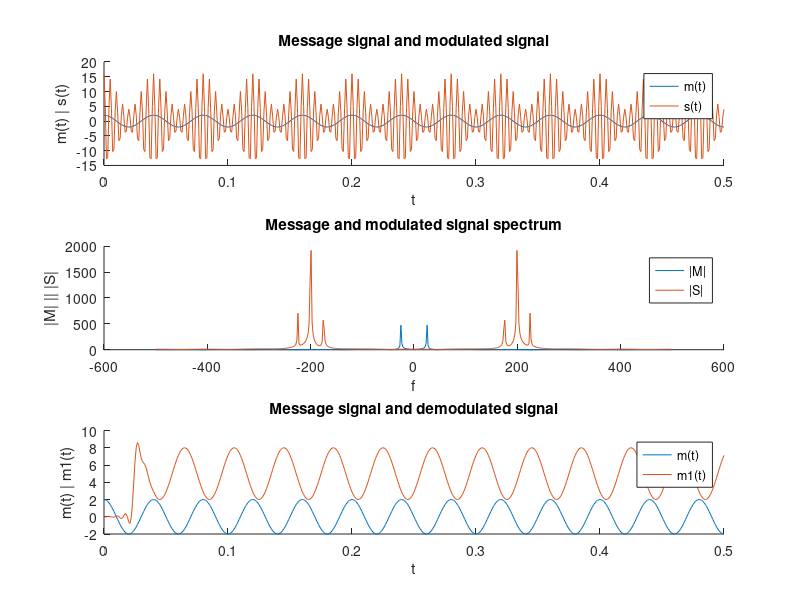

This figure's MATLAB source: (Note: this script raises an error after producing the figure.)
clc;
clear all;
close all;

% Intializing values
ac = 10;
fc = 200;
ts = 0.001;
ka = 0.3;
nlpf = 50;
bw = 150;

t = (0: ts : 0.5);
m = 2*cos(50*pi*t);
s = ac*(1 + ka*m) .* (cos(2*pi*fc*t));

% Fast fourier transform
nfft = length(t);
nfft = 2^ceil(log2(nfft)); % radix-2
f = ((-nfft/2) : (nfft/2)-1)/(nfft*ts);

% Message signal and modulated signal spectrum
M = fft(m,nfft);
M = fftshift(M);

S = fft(s, nfft);
S = fftshift(S);

subplot(3,1,2);
hold on;
plot(f, abs(M));
plot(f, abs(S));
hold off;
legend("|M|", "|S|");
title("Message and modulated signal spectrum");
xlabel("f");
ylabel("|M| || |S|");

% Message signal and modulated signal plot
subplot(3,1,1);
hold on;
plot(t,m);
plot(t,s);
hold off;
legend("m(t)", "s(t)");
title("Message signal and modulated signal");
xlabel("t");
ylabel("m(t) | s(t)");

% Demodulation
v = s .* cos(2*pi*fc*t);
h = fir1(nlpf, 2*bw*ts);
y = filter(h,1,v);

% Demodulated message signal
subplot(3,1,3);
hold on;
plot(t,m);
plot(t,y);
hold off;
legend("m(t)", "m1(t)");
title("Message signal and demodulated signal");
xlabel("t");
ylabel("m(t) | m1(t)");

sgtitle("Suhas KV | PES2UG20EC093");

% Envelope detection
figure(2);
ed = hilbert(s);
m1 = abs(ed);
subplot(3,1,2);
plot(t,[-1;1]*m1);
title("Envelope of modulated signal");
xlabel("t");
ylabel("s(t)");

% Envelope spectrum
E = fft(m1, nfft);
E = fftshift(E);

subplot(3,1,3);
plot(f, abs(E));
title("Spectrum of envelope of modulated signal");
xlabel("t");
ylabel("|E|");

% Demodulated signal spectrum
D = fft(y, nfft);
D = fftshift(D);

subplot(3,1,1);
plot(f,abs(D));
title("Spectrum of demodulated signal");
xlabel("t");
ylabel("|D|");


sgtitle("Suhas KV | PES2UG20EC093");